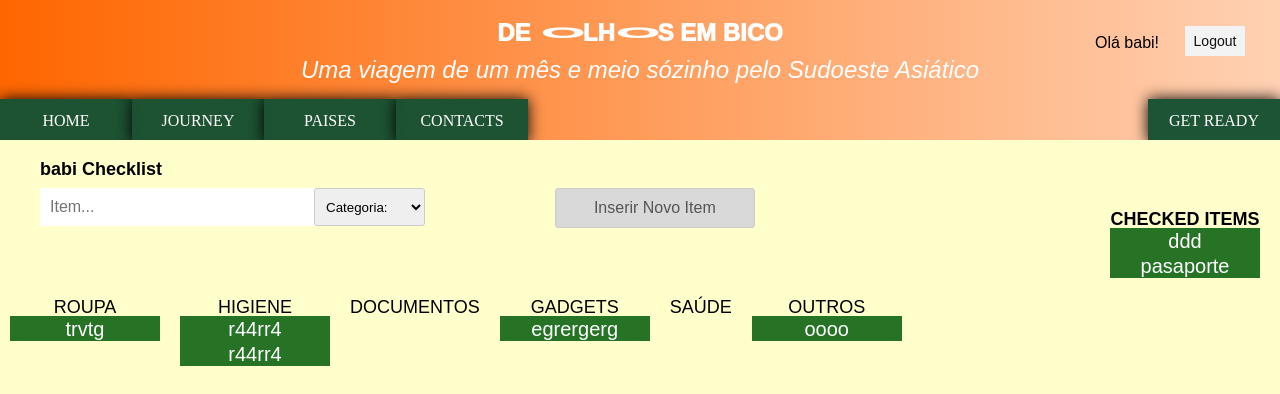
The page /paginasweb/checklist.php (signed in) on the database its author committed.
### tables this page shows
CREATE TABLE `checklist` (
  `idcheck` int(11) NOT NULL,
  `iduser` int(11) DEFAULT NULL,
  `itens` varchar(100) NOT NULL,
  `categoria` varchar(100) NOT NULL,
  `itenscheck` tinyint(1) NOT NULL
);

### paginasweb/checklist.php (the view, shortened to what this page needs)
<?php
	  include_once '../includes/header.php';
      include '../includes/config.php';
?>
<!DOCTYPE html>
<html lang="en">
<head>
	 <link href="../css/styleschecklist.css" type="text/css" rel="stylesheet"/>
</head>
<body>
<?php
if (!isset($_SESSION['iduser'])) {
	echo" Tem de fazer login para ter aceder a esta funcionalidade!";}
	else {
 echo"
<div id='myDIV' class='pesquisa'>
  <h2 class='tituloChecklist'> ".$_SESSION['nickname']."  Checklist </h2>
   <form class='categoriaEscolhida' action='".novoitem($connection)."' method='POST'>
         <input name='novoItem' type='text' id='itemNovo' placeholder='Item...'>
         <input type='hidden' name='iduser' value='".$_SESSION['iduser']."'>
         <select id='categoriaNovoItem' name='categoriaEscolhida'>
	           <option selected disable value='noSelect'>Categoria:</option>
	  	<option value='roupa' class='roupa'>Roupa</option>
	  	<option value='higiene' class='higiene'>Higiene</option>
	  	<option value='documentos' class='documentos'>Documentos</option>
	  	<option value='gadgets' class='gadgets'>Gadgets</option>
	  	<option value='saude' class='saude'>Saúde</option>
	  	<option value='outros' class='outros'>Outros</option>
        </select>
        <button name='itemNovoEscolhido' type='submit' class='inserirNovo'>Inserir Novo Item</button>
  </form>
</div>  ";
$iduser=$_SESSION['iduser'];
                       echo"<div class='categorias'>
                       <div>
                       	  <form action='".checkeditem($connection)."' method='POST'>
			    <ul class='roupa'>
			               <li>ROUPA</li>
			               <input type='hidden' name='categoria' value='roupa'>";
				     $sql = "SELECT * FROM checklist WHERE iduser=$iduser AND categoria='roupa' AND itenscheck=0";
			                $result =mysqli_query($connection, $sql);
			                while($row = mysqli_fetch_assoc($result)) { echo "
			                	<li>
				    <input class='cat' type='submit' name='checkeditem' value='".$row['itens']."'>
				    </li>";}
			     echo "</ul> </form></div>";
		  echo "  <div><form action='".checkeditem($connection)."' method='POST'>
		   	    <ul class='higiene'>
				    <li>HIGIENE</li>
				    <input type='hidden' name='categoria' value='higiene'>";
				     $sql = "SELECT * FROM checklist WHERE iduser=$iduser AND categoria='higiene' AND itenscheck=0";
			                $result =mysqli_query($connection, $sql);
			                while($row = mysqli_fetch_assoc($result)) { echo "
				    <li>
				  <input class='cat' type='submit' name='checkeditem' value='".$row['itens']."'>
				    </li>";}
			     echo "</ul></form></div>";
		 echo "     <div><form action='".checkeditem($connection)."' method='POST'>
		               <ul class='documentos'>
			    <li>DOCUMENTOS</li>
			    <input type='hidden' name='categoria' value='documentos'>";
			      echo "</ul></form></div>";
		echo "	   <div> <form action='".checkeditem($connection)."' method='POST'>
			      <ul class='gadgets'>
				    <li>GADGETS</li>
				    <input type='hidden' name='categoria' value='documentos'>";
			     $sql = "SELECT * FROM checklist WHERE iduser=$iduser AND categoria='gadgets' AND itenscheck=0";
		                $result =mysqli_query($connection, $sql);
		                while($row = mysqli_fetch_assoc($result)) { echo "
			    <li>
				    <input class='cat' type='submit' name='checkeditem' value='".$row['itens']."'>
				    </li>";}
			      echo "</ul></form></div>";
		echo "	     <div><form action='".checkeditem($connection)."' method='POST'>
		               <ul class='saude'>
			    <li>SAÚDE</li>
			    <input type='hidden' name='categoria' value='saude'>";
			     echo "</ul></form></div>";
		echo "	    <div><form action='".checkeditem($connection)."' method='POST'>
		               <ul class='outros'>
			    <li>OUTROS</li>
			    <input type='hidden' name='categoria' value='outros'>";
			     $sql = "SELECT * FROM checklist WHERE iduser=$iduser AND categoria='outros' AND itenscheck=0";
		                $result =mysqli_query($connection, $sql);
		                while($row = mysqli_fetch_assoc($result)) {
		                	echo "
			    <li>
				 <input class='cat' type='submit' name='checkeditem' value='".$row['itens']."'>
                                                    </li>";}
			     echo "</ul></form></div>
			</div>
			<div class='tabelaChecked'>
			<form action='".uncheckItem($connection)."' method='POST'>
		   	    <ul class=checked>
				    <h2>CHECKED ITEMS</h2>
				    <input type='hidden' name='categoria' value='higiene'>";
				     $sql = "SELECT * FROM checklist WHERE iduser=$iduser AND itenscheck=1";
			                $result =mysqli_query($connection, $sql);
			                while($row = mysqli_fetch_assoc($result)) { echo "
				    <li>
				    <input type='submit' name='uncheckeditem' value='".$row['itens']."'></li>";}
			     echo "</ul></form></div>";
}
	function novoItem($connection) {
	$sql = "SELECT * FROM checklist";
	$result =mysqli_query($connection, $sql);
  }
function uncheckItem($connection) {
	$sql = "SELECT * FROM checklist";
	$result =mysqli_query($connection, $sql);
      }
?>
</body>
</html>

### css/styles.css (style rules this page uses)
html, body, div, span, object, iframe, h1, h2, h3, h4, h5, h6, p, blockquote, pre, abbr, address, cite, code, del, dfn, em, img, ins, kbd, q, samp, small, strong, sub, sup, var, b, i, dl, dt, dd, ol, ul, li, fieldset, form, label, legend, table, caption, tbody, tfoot, thead, tr, th, td, article, aside, canvas, details, figcaption, figure, footer, header, hgroup, menu, nav, section, summary, time, mark, audio, video { margin:0; padding:0; border:0; outline:0; font-size:100%; vertical-align:baseline; background:transparent; }
body { line-height:1; }
input, select { vertical-align:middle; }
.form input[type=text], .form input[type=email], textarea, select { box-sizing: border-box; border:1px solid #BEBEBE; padding: 7px; margin:0px; outline: none; }

### css/styleschecklist.css (style rules this page uses)
body { margin: 0; min-width: 250px; }
.pesquisa { width: 70%; padding: 30px 40px; color: white; text-align: center; }
.pesquisa:after { content: ""; display: table; clear: both; }
.pesquisa input { border: none; width: 35%; padding: 10px; float: left; font-size: 16px; }
.tituloChecklist { position: relative; color: black; text-align: left; font-family: Arial,Helvetica Neue,Helvetica,sans-serif; font-size: 18px; bottom:10px; }
.inserirNovo { padding: 10px; width: 200px; background: #d9d9d9; color: #555; border: 1px solid #ccc; border-radius: 3px; position: relative; right: 0px; text-align: center; font-size: 16px; cursor: pointer; transition: 0.3s; }
#categoriaNovoItem { position: absolute; display: inline-block; border: 1px solid #ccc; border-radius: 3px; right:855px; height: 38px; }
.categorias { position: relative; top:30px; display: flex; }
.categorias ul, .tabelaChecked ul { list-style-type: none; padding: 10px; text-align: center; }
.categorias ul li , .tabelaChecked ul h2 { text-align: center; font-size: 18px; font-family: Arial,Helvetica Neue,Helvetica,sans-serif; }
.categorias ul li .cat, .tabelaChecked ul li input { text-align: center; cursor: pointer; width: 150px; height: 25px; border: 1px solid #267326; background-color: #267326; color: white; font-size: 20px; font-family: Arial,Helvetica Neue,Helvetica,sans-serif; }
.tabelaChecked { position:absolute; left: 1100px; top: 200px; }

### paginasweb/checklist.php (style rules this page uses)
body { width: 100%; height:700px; background-color: rgb(255, 255, 204); background-size: cover; overflow: hidden; }

### rows shown on the page
checklist: checkeditem "trvtg"
checklist: checkeditem "r44rr4"
checklist: checkeditem "r44rr4"
checklist: checkeditem "egrergerg"
checklist: checkeditem "oooo"
checklist: uncheckeditem "ddd"
checklist: uncheckeditem "pasaporte"

### other values the page prints
$_SESSION['nickname'] "babi"
